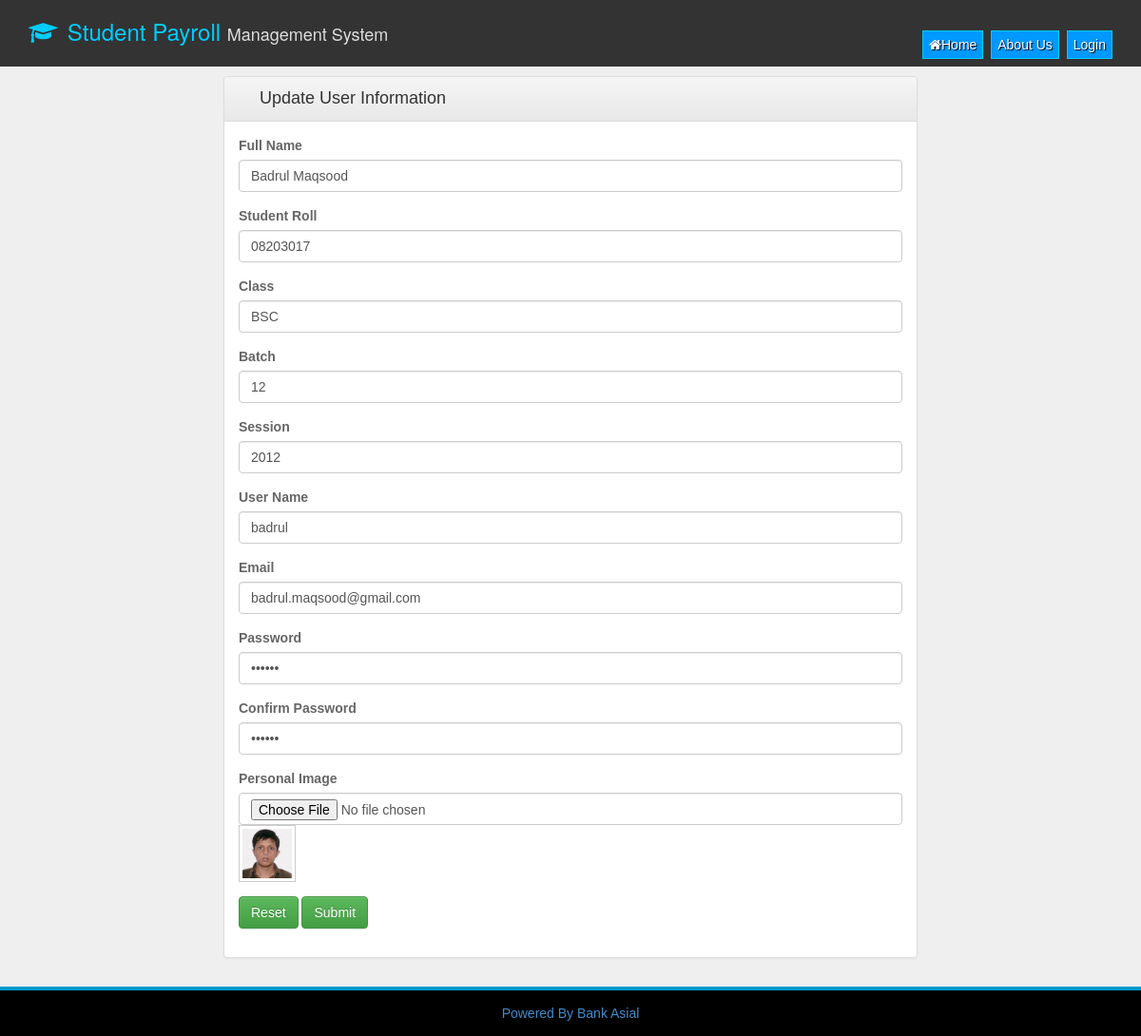
The page /user_update_form.php?id=06BADECA85CBE7CC9697 on the database its author committed.
### tables this page shows
CREATE TABLE IF NOT EXISTS `user_information` (
  `user_name` varchar(50) NOT NULL,
  `full_name` varchar(50) NOT NULL,
  `email` varchar(50) NOT NULL,
  `password` varchar(50) NOT NULL,
  `user_id` varchar(50) NOT NULL,
  `avatar` varchar(100) NOT NULL,
  `roll` varchar(10) NOT NULL,
  `class` varchar(10) NOT NULL,
  `batch` varchar(10) NOT NULL,
  `session` varchar(10) NOT NULL
);

### user_update_form.php (the view, shortened to what this page needs)
<?php include_once("header.php");
$uid=$_GET['id'];
$sql=mysql_query("SELECT * FROM user_information WHERE `user_id`='$uid'");
$row=mysql_fetch_array($sql);
?>
<div id="main-content" class="container-fluid">
        <div class="container">
        <div class="col-md-8 col-md-offset-2" >
        <div class="panel panel-default" >
        <div class="panel-heading">
        <span class="glyphicon glyphicon-user" style="margin-right:8px;"></span>Update User Information
        </div>
        <div class="panel-body">
        <form action="rawphp/update_user_info.php" method="post" enctype="multipart/form-data" id="regi-form">
          <div class="form-group">
                    <label>Full Name</label>
          <input type="text" class="form-control" name="fname" value="<?PHP echo $row['full_name'];?>" id="full-name"/>
          </div>
            <div class="form-group">
          <label>Student Roll</label>
          <input type="text" class="form-control" value="<?php echo $row['roll'];?>" name="studentRoll" id="full-name"/>
          </div>
           <div class="form-group">
          <label>Class</label>
          <input type="text" class="form-control" name="class" value="<?php echo $row['class'];?>" id="full-name"/>
          </div>
           <div class="form-group">
          <label>Batch</label>
           <input type="text" class="form-control" name="batch" value="<?php echo $row['batch'];?>" id="full-name"/>
          </div>
           <div class="form-group">
          <label>Session</label>
          <input type="text" class="form-control" name="session" value="<?php echo $row['session'];?>" id="full-name"/>
          </div>
          <div class="form-group">
          <label>User Name</label>
          <input type="text" class="form-control" name="username" value="<?PHP echo $row['user_name'];?>" id="user-name"/>
          </div>
          <div class="form-group">
          <label>Email</label>
          <input type="text" class="form-control" name="email" value="<?PHP echo $row['email'];?>" id="email"/>
          </div>
          <div class="form-group">
          <label>Password</label>
          <input type="password" class="form-control" name="password" value="<?PHP echo $row['password'];?>" id="password1"/>
          </div>
          <div class="form-group">
          <label>Confirm Password</label>
          <input type="password" class="form-control"  value="<?PHP echo $row['password'];?>" id="password2"/>
          </div>
			 <div class="form-group">
          <label>Personal Image</label>
          <input type="file" class="form-control" name="userimage"/>
          <span><img src="<?PHP echo $row['avatar'];?>" alt="" style="" class="tini-image"/></span>
          </div>
<div class="form-group">
<button type="reset" class="btn btn-success">Reset</button>
<button type="submit" class="btn btn-success">Submit</button>          </div>
        </form>
        </div>
      </div>
        </div>
        </div>
</div>
<?PHP include_once("footer.php");?>

### css/style.css (style rules this page uses)
body { margin:0px;padding:0px; background-color:#EFEFEF; color:#666; font-family:Arial, Helvetica, sans-serif; }
#main-content { padding:10px;min-height:500px; }
.tini-image { width:60px;height:auto;padding:3px; border:1px solid #ccc;background-color:#fff; }
.panel-heading { font-size:18px; }

### rows shown on the page
user_information: fname "Badrul Maqsood", studentRoll "08203017", class "BSC", batch "12", session "2012", username "badrul", email "badrul.maqsood@gmail.com", avatar (picture)
